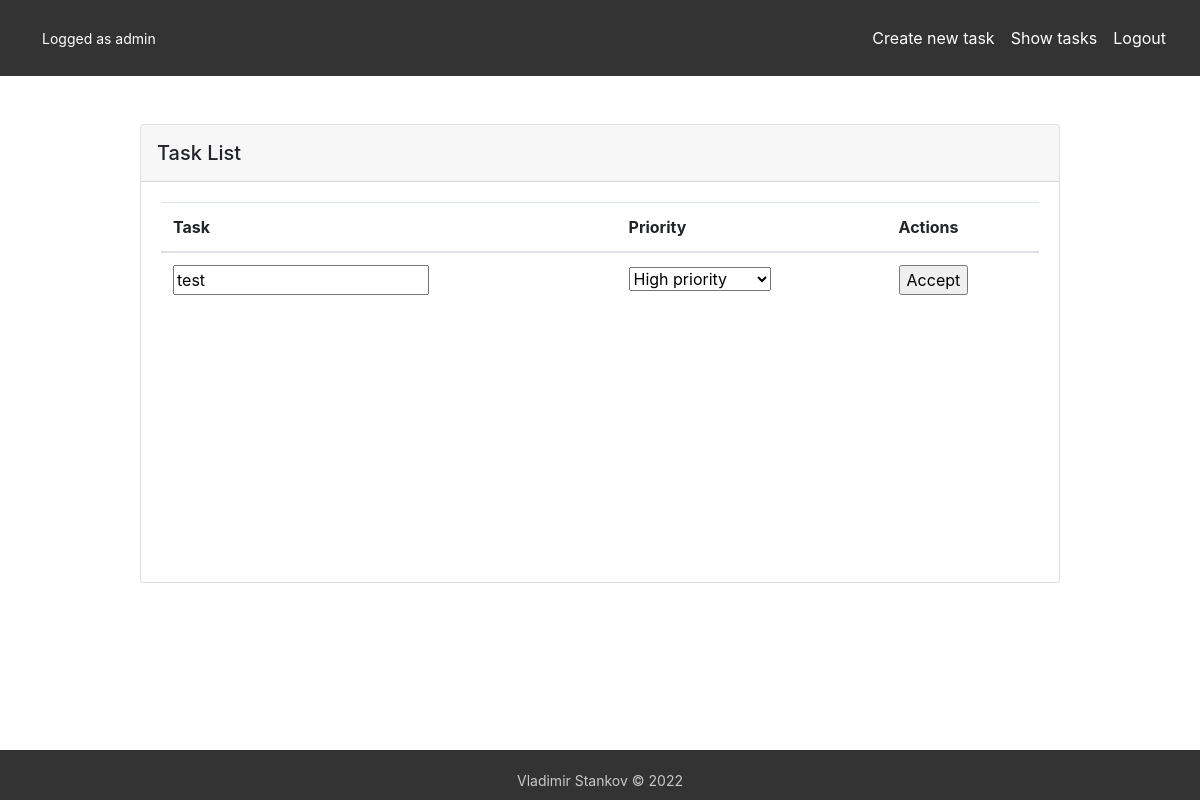
/edit/6 (signed in), run on the app's committed database.
### flask_app.py (models this page shows, shortened)
class User(db.Model, UserMixin):
    id = db.Column(db.Integer, primary_key=True)
    username = db.Column(db.String(20), unique=True, nullable=False)
    password = db.Column(db.String(60), nullable=False)

class Task(db.Model):
    id = db.Column(db.Integer, primary_key=True)
    task_name = db.Column(db.String(255))
    priority = db.Column(db.String(255))
    status = db.Column(db.Integer)
    todo_owner = db.Column(db.Integer, db.ForeignKey('user.id'))

### flask_app.py (the view, shortened to what this page needs)
@app.route('/edit/<int:task_id>', methods=['GET', 'POST'])
@login_required
def edit(task_id):
    form = task_edit_form.EditTaskForm()
    task = Task.query.filter_by(id=task_id).first()
    if request.method == 'GET':
        form.task_name.data = task.task_name
        form.priority.data = task.priority
        return render_template('edit.html', form=form)

### services/forms/task_edit_form.py
class EditTaskForm(FlaskForm):
    task_name = StringField('Name', validators=[DataRequired()])
    priority = SelectField('Priority',
                           choices=[('High priority', 'High priority'), ('Medium priority', 'Medium priority'),
                                    ('Low priority', 'Low priority')])
    submit = SubmitField('Accept')

### flask_app.py (called while the page is built)
@login_manager.user_loader
def load_user(user_id):
    return User.query.get(int(user_id))

### templates/edit.html (shortened to what this page needs)
<!DOCTYPE html>
<html lang="en">
<head>
    <link rel="stylesheet" href="/static/styles/main.css">
    <link rel="stylesheet" href="/static/styles/alerts.css">
    <link rel="stylesheet" href="https://cdn.jsdelivr.net/npm/bootstrap@4.3.1/dist/css/bootstrap.min.css">
</head>
<body>
<header>
    <nav class="navbar navbar-expand-lg navbar-dark">
        <div class="hey">
            <a href="{{ url_for('main') }}" class="nav-item nav-link active" style="color: white">
                {% if current_user.is_authenticated %}
                Logged as {{ current_user.username }}
                {% endif %}
            </a>
        </div>
      <div class="collapse navbar-collapse" id="navbarNavAltMarkup">
        <div class="navbar-nav">
          <a class="nav-item nav-link active" href="{{ url_for('create') }}"> Create new task</a>
          <a class="nav-item nav-link active" href="{{ url_for('main')}}">Show tasks</a>
          <a class="nav-item nav-link active" href="{{ url_for('index')}}">Logout</a>
        </div>
      </div>
    </nav>
</header>
<section class="vh-50">
  <div class="container py-5 h-100">
    <div class="row d-flex justify-content-center align-items-center h-100">
      <div class="col-md-12 col-xl-10">
        <div class="card">
          <div class="card-header p-3">
            <h5 class="mb-0">Task List</h5>
          </div>
          <div class="card-body scrollDiv" data-mdb-perfect-scrollbar="true" style="position: relative; height: 400px">
            <table class="table mb-0">
              <thead>
                <tr>
                  <th scope="col">Task</th>
                  <th scope="col">Priority</th>
                  <th scope="col">Actions</th>
                </tr>
              </thead>
                <tbody>
                <form action="" method="post">
                    <tr class="fw-normal">
                    <td>
                        <span class="align-middle">{{ form.task_name }}</span>
                    </td>
                    <td>
                        <span class="align-middle">{{ form.priority }}</span>
                    </td>
                    <td>
                        <span class="align-middle">{{ form.submit }}</span>
                    </td>
                </form>
                </tbody>
            </table>
          </div>
        </div>
        </div>
        </div>
        </div>
        </section>
<footer>
    <p>Vladimir Stankov © 2022</p>
</footer>
</body>
</html>

### static/styles/main.css (style rules this page uses)
body { margin: 0; }
header { background-color: #333; text-align: center; padding: 10px; }
footer { position: absolute; bottom: 0; width: 100%; height: 50px; background: #333; padding: 20px; box-sizing: border-box; }
footer p { text-align: center; font-size: 14px; color: #C9C9C9; padding: 0; margin: 0; }
a { color: #C9C9C9; }
.navbar-nav { margin-left: auto; }
.hey { color: #C9C9C9; font-size: 14px; margin: 0; padding: 0; }
.scrollDiv { height:150px; overflow-y: scroll; }

### data on the page
User: username "admin"
Task: task_name "test", priority "High priority"
